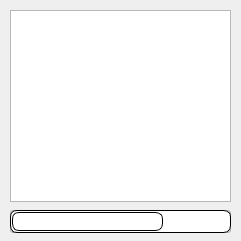
<?xml version="1.0" encoding="UTF-8"?>
<ui version="4.0">
 <class>AutoUpdaterForm</class>
 <widget class="QMainWindow" name="AutoUpdaterForm">
  <property name="geometry">
   <rect>
    <x>0</x>
    <y>0</y>
    <width>241</width>
    <height>241</height>
   </rect>
  </property>
  <property name="sizePolicy">
   <sizepolicy hsizetype="Fixed" vsizetype="Fixed">
    <horstretch>0</horstretch>
    <verstretch>0</verstretch>
   </sizepolicy>
  </property>
  <property name="minimumSize">
   <size>
    <width>241</width>
    <height>241</height>
   </size>
  </property>
  <property name="maximumSize">
   <size>
    <width>241</width>
    <height>241</height>
   </size>
  </property>
  <property name="windowTitle">
   <string>CodeReload</string>
  </property>
  <property name="styleSheet">
   <string notr="true">QProgressBar {
	border: 1px solid black;
	text-align: top;
	padding: 1px;
	border-bottom-right-radius: 7px;
	border-bottom-left-radius: 7px;
	border-top-left-radius: 7px;
	border-top-right-radius: 7px;
	background: QLinearGradient( x1: 0, y1: 0, x2: 0, y2: 1,
		stop: 0 #fff,
		stop: 0.4999 #eee,
		stop: 0.5 #ddd,
		stop: 1 #eee );
	width: 15px;
}
QProgressBar::chunk {
	background: QLinearGradient( x1: 0, y1: 0, x2: 0, y2: 1,
	stop: 0 #78d,
	stop: 0.4999 #46a,
	stop: 0.5 #45a,
	stop: 1 #238 );
	border-bottom-right-radius: 7px;
	border-bottom-left-radius: 7px;
	border-top-left-radius: 7px;
	border-top-right-radius: 7px;
	border: 1px solid black;
}</string>
  </property>
  <widget class="QWidget" name="centralWidget">
   <widget class="QTableWidget" name="addressTable">
    <property name="geometry">
     <rect>
      <x>330</x>
      <y>51</y>
      <width>221</width>
      <height>151</height>
     </rect>
    </property>
    <property name="columnCount">
     <number>2</number>
    </property>
    <attribute name="horizontalHeaderDefaultSectionSize">
     <number>120</number>
    </attribute>
    <attribute name="horizontalHeaderHighlightSections">
     <bool>true</bool>
    </attribute>
    <attribute name="horizontalHeaderStretchLastSection">
     <bool>true</bool>
    </attribute>
    <attribute name="verticalHeaderVisible">
     <bool>false</bool>
    </attribute>
    <attribute name="verticalHeaderCascadingSectionResizes">
     <bool>false</bool>
    </attribute>
    <attribute name="verticalHeaderDefaultSectionSize">
     <number>20</number>
    </attribute>
    <attribute name="verticalHeaderShowSortIndicator" stdset="0">
     <bool>false</bool>
    </attribute>
    <attribute name="verticalHeaderStretchLastSection">
     <bool>false</bool>
    </attribute>
    <column>
     <property name="text">
      <string>Title</string>
     </property>
    </column>
    <column>
     <property name="text">
      <string>Address</string>
     </property>
    </column>
   </widget>
   <widget class="QPushButton" name="importPatterns">
    <property name="geometry">
     <rect>
      <x>330</x>
      <y>210</y>
      <width>121</width>
      <height>23</height>
     </rect>
    </property>
    <property name="text">
     <string>Import Patterns File</string>
    </property>
   </widget>
   <widget class="QPushButton" name="processScan">
    <property name="enabled">
     <bool>false</bool>
    </property>
    <property name="geometry">
     <rect>
      <x>460</x>
      <y>210</y>
      <width>91</width>
      <height>23</height>
     </rect>
    </property>
    <property name="text">
     <string>Scan</string>
    </property>
   </widget>
   <widget class="QPushButton" name="processSelect">
    <property name="geometry">
     <rect>
      <x>10</x>
      <y>210</y>
      <width>121</width>
      <height>23</height>
     </rect>
    </property>
    <property name="text">
     <string>Select Process</string>
    </property>
   </widget>
   <widget class="QPushButton" name="processRefresh">
    <property name="geometry">
     <rect>
      <x>140</x>
      <y>210</y>
      <width>91</width>
      <height>23</height>
     </rect>
    </property>
    <property name="text">
     <string>Refresh</string>
    </property>
   </widget>
   <widget class="QListWidget" name="processList">
    <property name="geometry">
     <rect>
      <x>10</x>
      <y>10</y>
      <width>221</width>
      <height>192</height>
     </rect>
    </property>
    <property name="iconSize">
     <size>
      <width>16</width>
      <height>16</height>
     </size>
    </property>
   </widget>
   <widget class="QProgressBar" name="scanProgress">
    <property name="geometry">
     <rect>
      <x>10</x>
      <y>210</y>
      <width>221</width>
      <height>23</height>
     </rect>
    </property>
    <property name="value">
     <number>70</number>
    </property>
    <property name="textVisible">
     <bool>false</bool>
    </property>
   </widget>
   <widget class="QLabel" name="processLabel">
    <property name="geometry">
     <rect>
      <x>370</x>
      <y>10</y>
      <width>181</width>
      <height>20</height>
     </rect>
    </property>
    <property name="text">
     <string/>
    </property>
   </widget>
   <widget class="QLabel" name="patternsLabel">
    <property name="geometry">
     <rect>
      <x>370</x>
      <y>30</y>
      <width>181</width>
      <height>20</height>
     </rect>
    </property>
    <property name="text">
     <string>0 patterns loaded</string>
    </property>
   </widget>
   <widget class="QLabel" name="processIconLabel">
    <property name="geometry">
     <rect>
      <x>330</x>
      <y>10</y>
      <width>32</width>
      <height>40</height>
     </rect>
    </property>
    <property name="text">
     <string/>
    </property>
   </widget>
  </widget>
  <action name="actionPattern_File">
   <property name="text">
    <string>Pattern File</string>
   </property>
   <property name="iconVisibleInMenu">
    <bool>true</bool>
   </property>
  </action>
  <action name="actionSelected_Addresses_h">
   <property name="text">
    <string>Addresses (.h)</string>
   </property>
   <property name="iconVisibleInMenu">
    <bool>true</bool>
   </property>
  </action>
  <action name="actionSelected_Addresses_vb">
   <property name="text">
    <string>Addresses (.vb)</string>
   </property>
   <property name="iconVisibleInMenu">
    <bool>true</bool>
   </property>
  </action>
  <action name="actionSelected_Addresses_cs">
   <property name="text">
    <string>Addresses (.cs)</string>
   </property>
   <property name="iconVisibleInMenu">
    <bool>true</bool>
   </property>
  </action>
 </widget>
 <layoutdefault spacing="6" margin="11"/>
 <resources>
  <include location="autoupdaterform.qrc"/>
 </resources>
 <connections/>
</ui>
